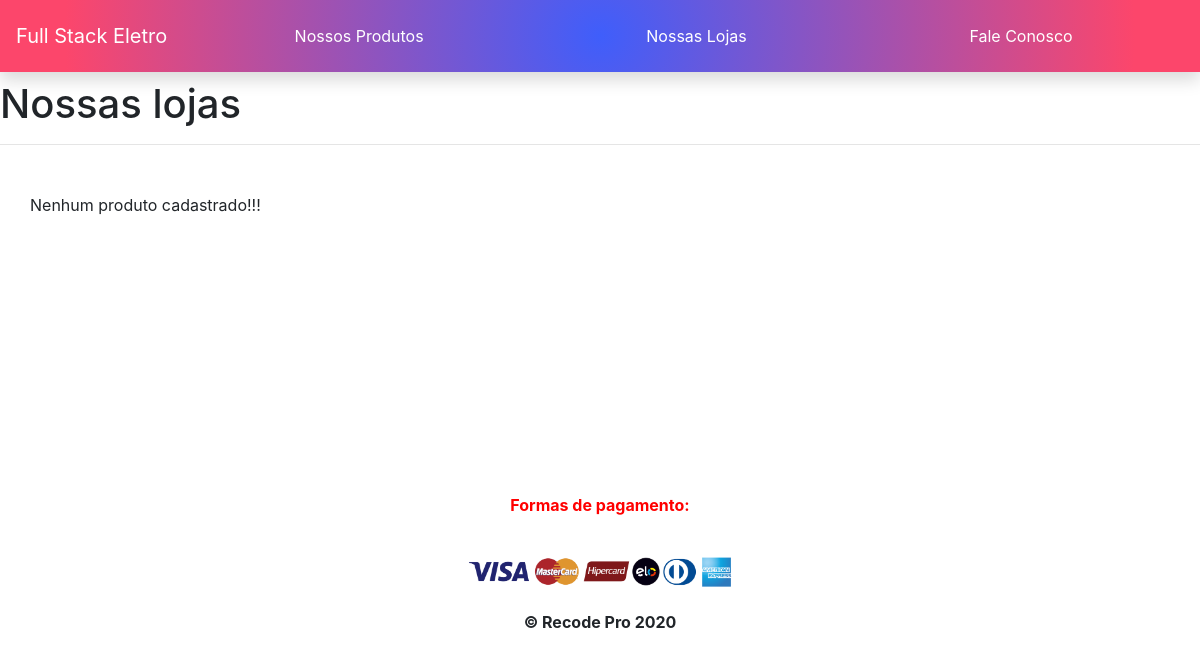
/lojas.php, run on an earlier commit of the app's database.
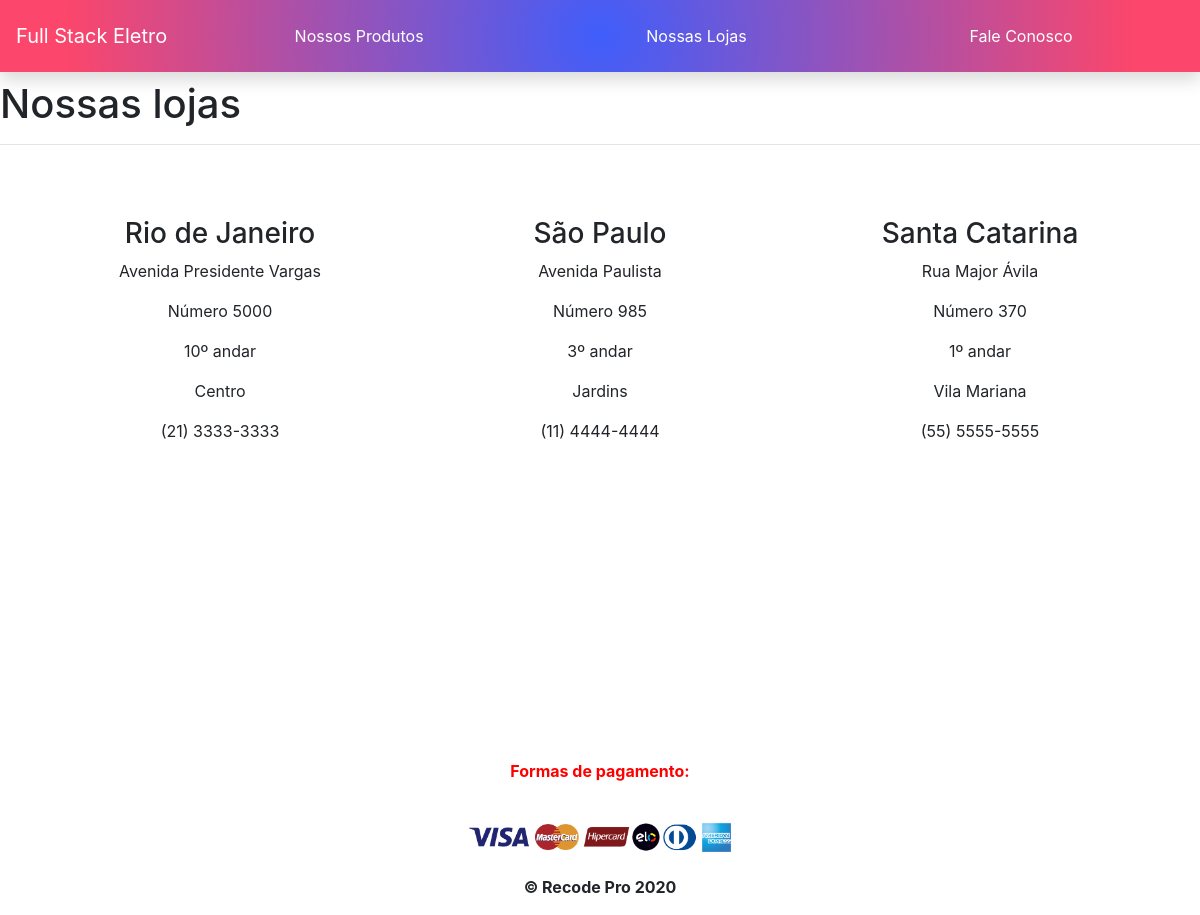
And on a later commit of the database.
### tables this page shows
CREATE TABLE `lojas` (
  `id_loja` int(11) NOT NULL,
  `cidade` varchar(200) NOT NULL,
  `endereco` varchar(200) NOT NULL,
  `numero` int(11) NOT NULL,
  `andar` int(11) DEFAULT NULL,
  `bairro` varchar(100) NOT NULL,
  `telefone` varchar(50) NOT NULL
);

### lojas.php (the view, shortened to what this page needs)
<?php
  $servername = "localhost";
  $username = "root";
  $password = "";
  $database = "fseletro";
  $conn = mysqli_connect($servername, $username, $password, $database);
?>
<!DOCTYPE html>
<html lang="pt-br">
<head>
  <link rel="stylesheet" href="./css/styles.css" />
  <link rel="stylesheet" href="https://cdn.jsdelivr.net/npm/bootstrap@4.5.3/dist/css/bootstrap.min.css">
</head>
<body>
  <header>
      <h1 class="">Nossas lojas</h1>
  </header>
  <hr/>
  <section class="container my-5">
    <div class="row flex-column flex-sm-row align-items-center">
    <?php
      $sql = "select * from lojas";
      $result = $conn->query($sql);
      if($result->num_rows > 0){
        while($rows = $result->fetch_assoc()){
    ?>
          <div class="col text-center my-4">
            <h3><?php echo $rows["cidade"]; ?></h3>
            <p><?php echo $rows["endereco"]; ?></p>
            <p><?php echo "Número ", $rows["numero"]; ?></p>
            <p><?php echo $rows["andar"],"º andar" ?></p>
            <p><?php echo $rows["bairro"]; ?></p>
            <p><?php echo $rows["telefone"]; ?></p>
          </div>
    <?php
        }
      }else{
        echo "Nenhum produto cadastrado!!!";
      }
    ?>
    </div>
  </section>
</body>
</html>

What changed in the data, as far as the page shows it:
added lojas: cidade "Rio de Janeiro", endereco "Avenida Presidente Vargas", numero "5000", andar "10", bairro "Centro", telefone "(21) 3333-3333"
added lojas: cidade "São Paulo", endereco "Avenida Paulista", numero "985", andar "3", bairro "Jardins", telefone "(11) 4444-4444"
added lojas: cidade "Santa Catarina", endereco "Rua Major Ávila", numero "370", andar "1", bairro "Vila Mariana", telefone "(55) 5555-5555"
Also different on the page:
text no longer shown: "Nenhum produto cadastrado!!!"
